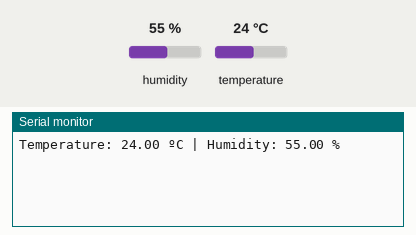
Simulated run of this sketch. Board: Arduino Uno, built with avr-gcc and run on an emulated ATmega328P. Parts: the last lines printed to the serial monitor. The test bench sets the inputs (shaded band); at power-on: humidity 55 %, temperature 24 °C. WiFi joins after 1.5 s; servers stay silent unless stated.

Above: at 1.4 s.
1.5 s: humidity set to 22 %
At 5.9 s:
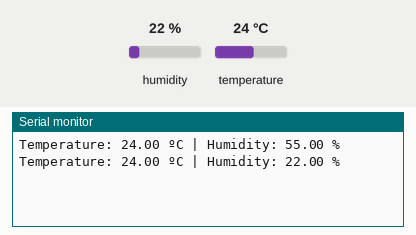
7.7 s: temperature set to 12 °C
At 11.1 s:
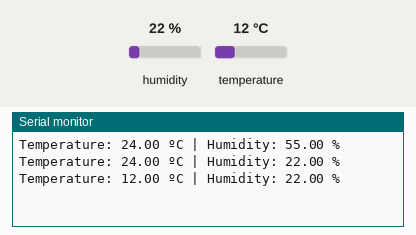
13.9 s: humidity set to 40 %
At 16.2 s:
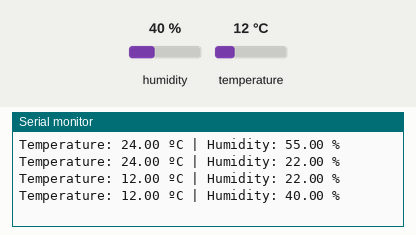
Timing chart, 0 to 17.7 s (numbered marks = the images above; inputs shaded):
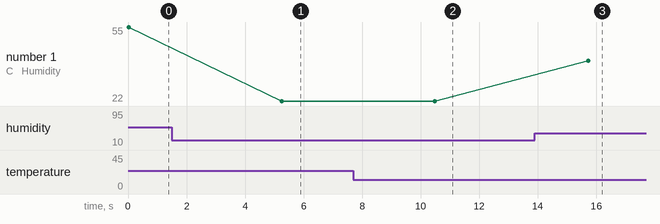

The sketch:

sesion5.ino
```cpp
#include<DHT.h>

#include <SPI.h>
#include <Ethernet.h>

#define DHT_PIN 3
#define LAB "1"

#define UPDATE_CHUNK_0 "POST /v1/updateContext HTTP/1.1\r\nHost: localhost:1026\r\nContent-Type: application/json\r\nAccept: application/json\r\nContent-Length: "
#define UPDATE_CHUNK_1 "\r\nConnection: close\r\n\r\n{\"contextElements\":[{\"type\":\"Laboratorio\",\"isPattern\":\"false\",\"id\":\"Laboratorio"
#define UPDATE_CHUNK_2 "\",\"attributes\":[{\"name\":\"temperature\",\"type\":\"float\",\"value\":"
#define UPDATE_CHUNK_3 "},{\"name\":\"humidity\",\"type\":\"float\",\"value\":"
#define UPDATE_CHUNK_4 "}]}],\"updateAction\":\""
#define UPDATE_CHUNK_5 "\"}"

#define UPDATE_CONSTANT_LENGTH 214
#define FLOAT_CONSTANT_LENGTH 4

DHT dht(DHT_PIN, DHT11);

byte mac[] = { 0x90, 0xA2, 0xDA, 0x10, 0x80, 0xAA };
IPAddress ip(10, 1, 1, 2);
IPAddress dns(192, 168, 1, 1);
char const * fiware_server = "yellow";
int fiware_port = 1026;
EthernetClient client;

int get_float_length(float f) {

  int len = 0;
  float number = f;

  if (f < 0) {
    number = -f;
    len = 1;
  }

  float i = 10;
  while (number >= i) {
    i*=10;
    len++;
  }

  return FLOAT_CONSTANT_LENGTH + len;
}

int get_content_length(float temperature, float humidity) {
  return UPDATE_CONSTANT_LENGTH + get_float_length(temperature) + get_float_length(humidity);
}

bool ngsi_send_request(float temperature, float humidity, char const * update_action) {

  if (!client.connect(fiware_server, fiware_port)) {
    return false;
  }

  client.print(UPDATE_CHUNK_0);
  client.print(get_content_length(temperature, humidity));
  client.print(UPDATE_CHUNK_1 LAB UPDATE_CHUNK_2);
  client.print(temperature);
  client.print(UPDATE_CHUNK_3);
  client.print(humidity);
  client.print(UPDATE_CHUNK_4);
  client.print(update_action);
  client.print(UPDATE_CHUNK_5);

  client.stop();
  return true;

}

void start_ethernet() {

  // start Ethernet
  Ethernet.begin(mac, ip, dns);

  // check hardware
  if (Ethernet.hardwareStatus() == EthernetNoHardware) {
    Serial.println("Error: no Ethernet port");
    while (true) {
      delay(1000);
    }
  }

  if (Ethernet.linkStatus() == LinkOFF) {
    Serial.println("Error: no Ethernet cable");
  }

}

void print_sensor_info(float temperature, float humidity) {

  Serial.print("Temperature: ");
  Serial.print(temperature);
  Serial.print(" ºC | ");
  Serial.print("Humidity: ");
  Serial.print(humidity);
  Serial.println(" %");

}

void setup() {

  Serial.begin(9600);
  while(!Serial);

  dht.begin();

  start_ethernet();

  float temperature = dht.readTemperature();
  float humidity = dht.readHumidity();

  if (isnan(temperature) || isnan(humidity)) {
    Serial.println("Error: read DHT11 data");
    return;
  }

  print_sensor_info(temperature, humidity);

  ngsi_send_request(temperature, humidity, "APPEND");

}

void loop() {

  delay(5000);

  float temperature = dht.readTemperature();
  float humidity = dht.readHumidity();

  if (isnan(temperature) || isnan(humidity)) {
    Serial.println("Error: read DHT11 data");
    return;
  }

  print_sensor_info(temperature, humidity);

  ngsi_send_request(temperature, humidity, "UPDATE");

}
```

Measured:
- after the input at 1.5 s, the serial monitor: prints a new line after 3.8 s (image 1)
- after the input at 7.7 s, the serial monitor: prints a new line after 2.8 s (image 2)
- after the input at 13.9 s, the serial monitor: prints a new line after 1.8 s (image 3)
- plotted number 1: 55 → 22 after the input at 1.5 s, 22 → 40 after the input at 13.9 s
